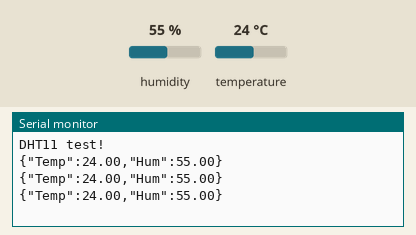
Bench run of a sketch on a simulated Arduino Uno, built with avr-gcc and run on an emulated ATmega328P. On the bench: the last lines printed to the serial monitor. The test bench sets the inputs (shaded band); at power-on: humidity 55 %, temperature 24 °C.

Above: at 2.8 s.
2.9 s: humidity set to 22 %
At 4.8 s:
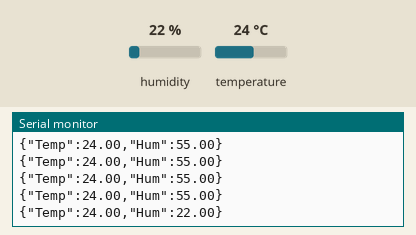
5.6 s: temperature set to 12 °C
At 6.8 s:
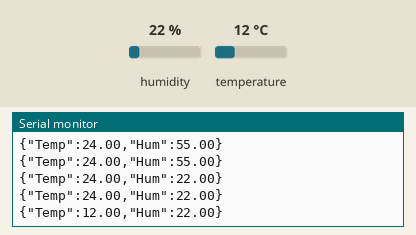
8.3 s: humidity set to 40 %
At 9.4 s:
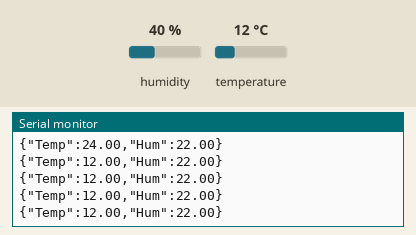
Timing chart, 0 to 11.3 s (numbered marks = the images above; inputs shaded):
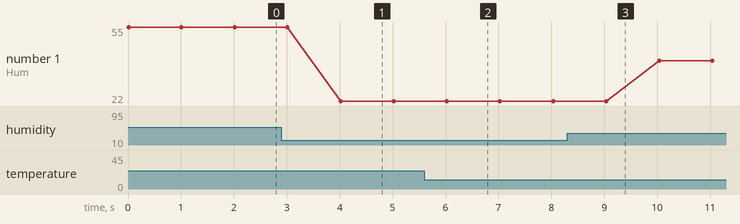

The sketch:

module4_1a_dht.ino
```cpp
#include "DHT.h"
#define DHTPIN 10     // what digital pin we're connected to

#define DHTTYPE DHT22   // DHT 11
DHT dht(DHTPIN, DHTTYPE);

void setup()
{
  Serial.begin(9600);
  Serial.println("DHT11 test!");
  dht.begin();
}

void loop()
{
 float t = dht.readTemperature();
 float h = dht.readHumidity();

  String d = "{\"Temp\":"+ String (t)+",";
  d += "\"Hum\":"+ String (h);
  d += "} ";

  Serial.println(d);
  delay(1000);

}
```

Measured:
- after the input at 2.9 s, the serial monitor: prints a new line after 1.1 s (image 1)
- after the input at 5.6 s, the serial monitor: prints a new line after 0.43 s (image 2)
- plotted number 1: 55 → 22 after the input at 2.9 s, 22 → 40 after the input at 8.3 s
